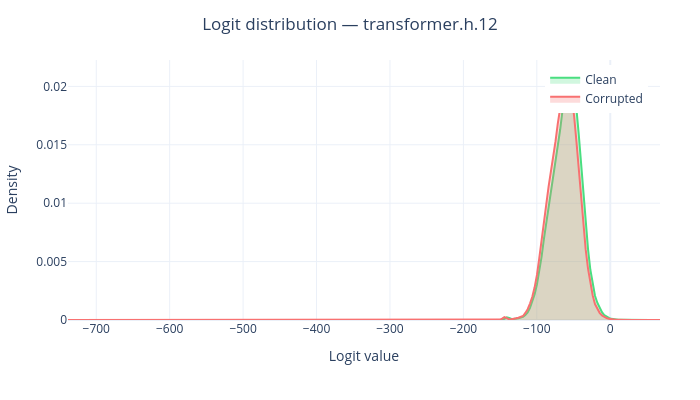

Write notebook code for a chart like this one.
### Code cell
kdes = compute_layer_kdes(filtered, n_points=256)
mid = block_layers[len(block_layers) // 2]
fig = plot_kde_overlay(kdes, mid)
fig.show()

### Figure 1 — Plotly figure (JSON) as saved in the notebook; plotly's stock layout.template omitted (floating-point values rounded to 4 significant figures; data arrays with more than 128 entries replaced by an {"elided": "..."} marker saying what was removed)
{"data": [{"fill": "tozeroy", "fillcolor": "rgba(74, 222, 128, 0.25)", "line": {"color": "#4ade80", "width": 2}, "mode": "lines", "name": "Clean", "type": "scatter", "x": {"elided": "256 float values"}, "y": {"elided": "256 float values"}}, {"fill": "tozeroy", "fillcolor": "rgba(248, 113, 113, 0.25)", "line": {"color": "#f87171", "width": 2}, "mode": "lines", "name": "Corrupted", "type": "scatter", "x": {"elided": "256 float values"}, "y": {"elided": "256 float values"}}], "layout": {"font": {"size": 12}, "height": 400, "legend": {"x": 0.98, "xanchor": "right", "y": 0.98}, "margin": {"b": 80, "l": 60, "r": 40, "t": 60}, "title": {"text": "Logit distribution — transformer.h.12", "x": 0.5, "xanchor": "center"}, "width": 700, "xaxis": {"title": {"text": "Logit value"}}, "yaxis": {"title": {"text": "Density"}}}}
